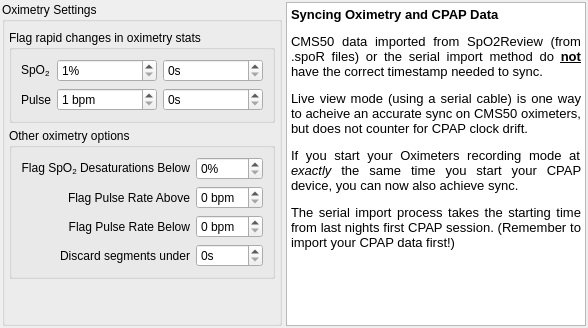
        <widget class="QWidget" name="oximetryTab">
         <attribute name="title">
          <string>&amp;Oximetry</string>
         </attribute>
         <layout class="QHBoxLayout" name="horizontalLayout_12">
          <property name="spacing">
           <number>4</number>
          </property>
          <property name="leftMargin">
           <number>2</number>
          </property>
          <property name="topMargin">
           <number>2</number>
          </property>
          <property name="rightMargin">
           <number>2</number>
          </property>
          <property name="bottomMargin">
           <number>2</number>
          </property>
          <item>
           <widget class="QGroupBox" name="oximetryGroupBox">
            <property name="title">
             <string>Oximetry Settings</string>
            </property>
            <property name="checkable">
             <bool>false</bool>
            </property>
            <layout class="QGridLayout" name="gridLayout_2">
             <property name="leftMargin">
              <number>4</number>
             </property>
             <property name="topMargin">
              <number>8</number>
             </property>
             <property name="rightMargin">
              <number>4</number>
             </property>
             <property name="bottomMargin">
              <number>4</number>
             </property>
             <property name="spacing">
              <number>5</number>
             </property>
             <item row="2" column="0" colspan="2">
              <widget class="QGroupBox" name="groupBox_3">
               <property name="sizePolicy">
                <sizepolicy hsizetype="Preferred" vsizetype="Preferred">
                 <horstretch>0</horstretch>
                 <verstretch>0</verstretch>
                </sizepolicy>
               </property>
               <property name="title">
                <string>Other oximetry options</string>
               </property>
               <layout class="QGridLayout" name="gridLayout_13">
                <item row="0" column="1">
                 <widget class="QSpinBox" name="oxiDesaturationThreshold">
                  <property name="suffix">
                   <string notr="true">%</string>
                  </property>
                 </widget>
                </item>
                <item row="2" column="1">
                 <widget class="QSpinBox" name="flagPulseBelow">
                  <property name="suffix">
                   <string> bpm</string>
                  </property>
                 </widget>
                </item>
                <item row="3" column="1">
                 <widget class="QSpinBox" name="oxiDiscardThreshold">
                  <property name="toolTip">
                   <string>Small chunks of oximetry data under this amount will be discarded.</string>
                  </property>
                  <property name="suffix">
                   <string>s</string>
                  </property>
                  <property name="maximum">
                   <number>300</number>
                  </property>
                 </widget>
                </item>
                <item row="3" column="0">
                 <widget class="QLabel" name="label_33">
                  <property name="text">
                   <string>Discard segments under</string>
                  </property>
                  <property name="alignment">
                   <set>Qt::AlignRight|Qt::AlignTrailing|Qt::AlignVCenter</set>
                  </property>
                 </widget>
                </item>
                <item row="1" column="1">
                 <widget class="QSpinBox" name="flagPulseAbove">
                  <property name="suffix">
                   <string> bpm</string>
                  </property>
                 </widget>
                </item>
                <item row="0" column="0">
                 <widget class="QLabel" name="label_52">
                  <property name="text">
                   <string>&lt;html&gt;&lt;head/&gt;&lt;body&gt;&lt;p&gt;Flag SpO&lt;span style=&quot; vertical-align:sub;&quot;&gt;2&lt;/span&gt; Desaturations Below&lt;/p&gt;&lt;/body&gt;&lt;/html&gt;</string>
                  </property>
                  <property name="alignment">
                   <set>Qt::AlignRight|Qt::AlignTrailing|Qt::AlignVCenter</set>
                  </property>
                 </widget>
                </item>
                <item row="2" column="0">
                 <widget class="QLabel" name="label_54">
                  <property name="text">
                   <string>Flag Pulse Rate Below</string>
                  </property>
                  <property name="alignment">
                   <set>Qt::AlignRight|Qt::AlignTrailing|Qt::AlignVCenter</set>
                  </property>
                 </widget>
                </item>
                <item row="1" column="0">
                 <widget class="QLabel" name="label_53">
                  <property name="text">
                   <string>Flag Pulse Rate Above</string>
                  </property>
                  <property name="alignment">
                   <set>Qt::AlignRight|Qt::AlignTrailing|Qt::AlignVCenter</set>
                  </property>
                 </widget>
                </item>
               </layout>
              </widget>
             </item>
             <item row="1" column="0" colspan="2">
              <widget class="QGroupBox" name="groupBox_4">
               <property name="sizePolicy">
                <sizepolicy hsizetype="Preferred" vsizetype="Preferred">
                 <horstretch>0</horstretch>
                 <verstretch>0</verstretch>
                </sizepolicy>
               </property>
               <property name="title">
                <string>Flag rapid changes in oximetry stats</string>
               </property>
               <layout class="QGridLayout" name="gridLayout_4">
                <item row="1" column="0">
                 <widget class="QLabel" name="label_24">
                  <property name="sizePolicy">
                   <sizepolicy hsizetype="Fixed" vsizetype="Preferred">
                    <horstretch>0</horstretch>
                    <verstretch>0</verstretch>
                   </sizepolicy>
                  </property>
                  <property name="text">
                   <string notr="true">&lt;html&gt;&lt;head/&gt;&lt;body&gt;&lt;p&gt;SpO&lt;span style=&quot; vertical-align:sub;&quot;&gt;2&lt;/span&gt;&lt;/p&gt;&lt;/body&gt;&lt;/html&gt;</string>
                  </property>
                 </widget>
                </item>
                <item row="1" column="2">
                 <widget class="QDoubleSpinBox" name="spo2DropTime">
                  <property name="toolTip">
                   <string>Minimum duration of drop in oxygen saturation</string>
                  </property>
                  <property name="suffix">
                   <string>s</string>
                  </property>
                  <property name="decimals">
                   <number>0</number>
                  </property>
                 </widget>
                </item>
                <item row="3" column="1">
                 <widget class="QDoubleSpinBox" name="pulseChange">
                  <property name="toolTip">
                   <string>Sudden change in Pulse Rate of at least this amount</string>
                  </property>
                  <property name="suffix">
                   <string> bpm</string>
                  </property>
                  <property name="decimals">
                   <number>0</number>
                  </property>
                  <property name="minimum">
                   <double>1.000000000000000</double>
                  </property>
                 </widget>
                </item>
                <item row="3" column="2">
                 <widget class="QDoubleSpinBox" name="pulseChangeTime">
                  <property name="toolTip">
                   <string>Minimum duration of pulse change event.</string>
                  </property>
                  <property name="suffix">
                   <string>s</string>
                  </property>
                  <property name="decimals">
                   <number>0</number>
                  </property>
                 </widget>
                </item>
                <item row="3" column="0">
                 <widget class="QLabel" name="label_25">
                  <property name="sizePolicy">
                   <sizepolicy hsizetype="Fixed" vsizetype="Preferred">
                    <horstretch>0</horstretch>
                    <verstretch>0</verstretch>
                   </sizepolicy>
                  </property>
                  <property name="text">
                   <string>Pulse</string>
                  </property>
                 </widget>
                </item>
                <item row="1" column="1">
                 <widget class="QDoubleSpinBox" name="spo2Drop">
                  <property name="toolTip">
                   <string>Percentage drop in oxygen saturation</string>
                  </property>
                  <property name="suffix">
                   <string notr="true">%</string>
                  </property>
                  <property name="decimals">
                   <number>0</number>
                  </property>
                  <property name="minimum">
                   <double>1.000000000000000</double>
                  </property>
                 </widget>
                </item>
               </layout>
              </widget>
             </item>
             <item row="3" column="0" colspan="2">
              <spacer name="verticalSpacer_6">
               <property name="orientation">
                <enum>Qt::Vertical</enum>
               </property>
               <property name="sizeHint" stdset="0">
                <size>
                 <width>20</width>
                 <height>40</height>
                </size>
               </property>
              </spacer>
             </item>
            </layout>
           </widget>
          </item>
          <item>
           <widget class="QTextBrowser" name="textBrowser">
            <property name="sizePolicy">
             <sizepolicy hsizetype="Expanding" vsizetype="Expanding">
              <horstretch>0</horstretch>
              <verstretch>0</verstretch>
             </sizepolicy>
            </property>
            <property name="minimumSize">
             <size>
              <width>300</width>
              <height>0</height>
             </size>
            </property>
            <property name="html">
             <string>&lt;!DOCTYPE HTML PUBLIC &quot;-//W3C//DTD HTML 4.0//EN&quot; &quot;http://www.w3.org/TR/REC-html40/strict.dtd&quot;&gt;
&lt;html&gt;&lt;head&gt;&lt;meta name=&quot;qrichtext&quot; content=&quot;1&quot; /&gt;&lt;meta charset=&quot;utf-8&quot; /&gt;&lt;style type=&quot;text/css&quot;&gt;
p, li { white-space: pre-wrap; }
&lt;/style&gt;&lt;/head&gt;&lt;body style=&quot; font-family:'Segoe UI'; font-size:9pt; font-weight:400; font-style:normal;&quot;&gt;
&lt;p style=&quot; margin-top:12px; margin-bottom:12px; margin-left:0px; margin-right:0px; -qt-block-indent:0; text-indent:0px;&quot;&gt;&lt;span style=&quot; font-family:'Sans'; font-size:10pt; font-weight:600;&quot;&gt;Syncing Oximetry and CPAP Data&lt;/span&gt;&lt;/p&gt;
&lt;p align=&quot;justify&quot; style=&quot; margin-top:12px; margin-bottom:12px; margin-left:0px; margin-right:0px; -qt-block-indent:0; text-indent:0px;&quot;&gt;&lt;span style=&quot; font-family:'Sans'; font-size:10pt;&quot;&gt;CMS50 data imported from SpO2Review (from .spoR files) or the serial import method do &lt;/span&gt;&lt;span style=&quot; font-family:'Sans'; font-size:10pt; font-weight:600; text-decoration: underline;&quot;&gt;not&lt;/span&gt;&lt;span style=&quot; font-family:'Sans'; font-size:10pt;&quot;&gt; have the correct timestamp needed to sync.&lt;/span&gt;&lt;/p&gt;
&lt;p align=&quot;justify&quot; style=&quot; margin-top:12px; margin-bottom:12px; margin-left:0px; margin-right:0px; -qt-block-indent:0; text-indent:0px;&quot;&gt;&lt;span style=&quot; font-family:'Sans'; font-size:10pt;&quot;&gt;Live view mode (using a serial cable) is one way to acheive an accurate sync on CMS50 oximeters, but does not counter for CPAP clock drift.&lt;/span&gt;&lt;/p&gt;
&lt;p align=&quot;justify&quot; style=&quot; margin-top:12px; margin-bottom:12px; margin-left:0px; margin-right:0px; -qt-block-indent:0; text-indent:0px;&quot;&gt;&lt;span style=&quot; font-family:'Sans'; font-size:10pt;&quot;&gt;If you start your Oximeters recording mode at &lt;/span&gt;&lt;span style=&quot; font-family:'Sans'; font-size:10pt; font-style:italic;&quot;&gt;exactly &lt;/span&gt;&lt;span style=&quot; font-family:'Sans'; font-size:10pt;&quot;&gt;the same time you start your CPAP device, you can now also achieve sync. &lt;/span&gt;&lt;/p&gt;
&lt;p align=&quot;justify&quot; style=&quot; margin-top:12px; margin-bottom:12px; margin-left:0px; margin-right:0px; -qt-block-indent:0; text-indent:0px;&quot;&gt;&lt;span style=&quot; font-family:'Sans'; font-size:10pt;&quot;&gt;The serial import process takes the starting time from last nights first CPAP session. (Remember to import your CPAP data first!)&lt;/span&gt;&lt;/p&gt;&lt;/body&gt;&lt;/html&gt;</string>
            </property>
           </widget>
          </item>
         </layout>
        </widget>
